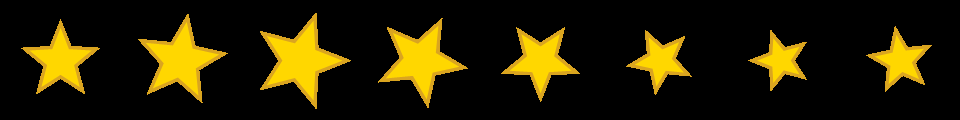
#> input picture src/TrabalhoPraticoGB/assets/stickers/anim_estrela_8x1.png, 960 x 120 px
$ python highgui.py assets/stickers/anim_estrela_8x1.png
#> lines starting #> are read from the running program, lines starting #| are printed output that depends on the picture; after the words box and inside, x2 and y2 are one past the last pixel; in counts of white or black regions, pixels touching at a corner belong together
### src/TrabalhoPraticoGB/processamento.py
"""
Funções compartilhadas por todas as interfaces (app.py, gui.py e highgui.py):
caminhos, seleção de canal e o pipeline de filtros/operações.
"""

import os

import cv2 as cv
import numpy as np

from filtros import FILTROS
from operacoes import OPERACOES

PASTA = os.path.dirname(os.path.abspath(__file__))
PASTA_STICKERS = os.path.join(PASTA, "assets", "stickers")
PASTA_IMAGENS = os.path.join(PASTA, "assets", "imagens")
PASTA_SAIDAS = os.path.join(PASTA, "saidas")

MAX_W, MAX_H = 1100, 720          # tamanho máximo da foto exibida
CANAIS = ["RGB", "Cinza", "R", "G", "B"]
INDICE_CANAL = {"B": 0, "G": 1, "R": 2}  # o OpenCV guarda as cores em BGR


def ler_imagem(caminho, flags=cv.IMREAD_COLOR):
    """
    Lê uma imagem com suporte total a caminhos com acentos / Unicode no Windows.
    O cv.imread padrão falha no Windows quando o caminho possui acentos.
    """
    if not caminho or not os.path.isfile(caminho):
        return None
    try:
        with open(caminho, "rb") as f:
            dados = np.frombuffer(f.read(), dtype=np.uint8)
        return cv.imdecode(dados, flags)
    except Exception as erro:
        print(f"Erro ao ler imagem {caminho}: {erro}")
        return None


# [40 lines left out: functions salvar_imagem, imagem_segunda_padrao, not called in this run]


def carregar_segunda_imagem():
    """Carrega a 2ª imagem das operações aritméticas ou gera a padrão."""
    caminho = os.path.join(PASTA_IMAGENS, "segunda.png")
    img = ler_imagem(caminho)
    if img is None:
        img = imagem_segunda_padrao()
        salvar_imagem(caminho, img)
    return img


def ajustar_tamanho(img, max_w=MAX_W, max_h=MAX_H):
    h, w = img.shape[:2]
    f = min(max_w / w, max_h / h, 1.0)
    if f < 1.0:
        img = cv.resize(img, (int(w * f), int(h * f)), interpolation=cv.INTER_AREA)
    return img


# [11 lines left out: function tela_inicial, not called in this run]


def aplicar_canal(img, canal):
    """Seleciona o que será processado: imagem inteira, cinza ou um canal."""
    if canal == "RGB":
        return img.copy()
    if canal == "Cinza":
        return cv.cvtColor(img, cv.COLOR_BGR2GRAY)
    return img[:, :, INDICE_CANAL[canal]].copy()


# [12 lines left out: function aplicar_passo, not called in this run]


def processar(original, pilha, canal, img2, previa=None):
    """Pipeline completo: seleção de canal -> filtros/operações em sequência."""
    img = aplicar_canal(original, canal)
    for passo in pilha:
        img = aplicar_passo(img, passo, img2, canal)
    if previa is not None:
        img = aplicar_passo(img, previa, img2, canal)
    if img.ndim == 2:   # canal único / cinza: exibe o resultado daquele canal
        img = cv.cvtColor(img, cv.COLOR_GRAY2BGR)
    return img

### src/TrabalhoPraticoGB/stickers.py
"""
Stickers: carregamento de PNGs com canal alfa, sobreposição (alpha blending),
stickers animados por spritesheet e posicionamento automático por detecção
de face (Haar Cascade).
"""

import glob
import os
import time

import cv2 as cv
import numpy as np

from processamento import ler_imagem


class Sticker:
    """Um sticker estático (1 quadro) ou animado (spritesheet horizontal)."""

    def __init__(self, caminho):
        img = ler_imagem(caminho, cv.IMREAD_UNCHANGED)
        if img is None:
            raise ValueError(f"Não foi possível ler o sticker: {caminho}")
        # Garante 4 canais (BGRA) mesmo se a imagem for JPG ou PNG sem alfa
        if img.ndim == 2:
            img = cv.cvtColor(img, cv.COLOR_GRAY2BGRA)
        elif img.ndim == 3:
            if img.shape[2] == 3:
                img = cv.cvtColor(img, cv.COLOR_BGR2BGRA)
            elif img.shape[2] != 4:
                raise ValueError(f"Sticker com número inválido de canais ({img.shape[2]}): {caminho}")
        else:
            raise ValueError(f"Formato de sticker inválido: {caminho}")

        self.nome = os.path.splitext(os.path.basename(caminho))[0]
        self.quadros = [img]
        self.fps = 10
        # Convenção: "anim_<nome>_<colunas>x<linhas>.png" é um spritesheet
        if self.nome.startswith("anim_"):
            try:
                cols, lins = self.nome.rsplit("_", 1)[1].split("x")
                cols, lins = int(cols), int(lins)
                h, w = img.shape[0] // lins, img.shape[1] // cols
                self.quadros = [img[l * h:(l + 1) * h, c * w:(c + 1) * w]
                                for l in range(lins) for c in range(cols)]
            except ValueError:
                pass

        # Padroniza o tamanho base de todos os stickers para ~180px
        # (evita que imagens de 1080p fiquem gigantes e todas fiquem uniformes)
        TAM_BASE = 180
        quadros_norm = []
        for q in self.quadros:
            qh, qw = q.shape[:2]
            maior = max(qh, qw)
            if maior > TAM_BASE:
                f = TAM_BASE / maior
                nw, nh = max(1, int(qw * f)), max(1, int(qh * f))
                q = cv.resize(q, (nw, nh), interpolation=cv.INTER_AREA)
            quadros_norm.append(q)
        self.quadros = quadros_norm

    @property
    def animado(self):
        return len(self.quadros) > 1

    # [6 lines left out: function quadro_atual, not called in this run]


def carregar_stickers(pasta):
    stickers = []
    extensoes = ("*.png", "*.jpg", "*.jpeg", "*.webp")
    caminhos = []
    for ext in extensoes:
        caminhos.extend(glob.glob(os.path.join(pasta, ext)))
    for caminho in sorted(set(caminhos)):
        try:
            stickers.append(Sticker(caminho))
        except Exception as e:
            print("[aviso]", e)
    return stickers


# [27 lines left out: function sobrepor, not called in this run]


class DetectorFace:
    """Detecta rostos com Haar Cascade e posiciona stickers automaticamente."""

    MODOS = [
        "desligado",
        "oculos pixel",
        "orelhas gato preto",
        "bigodes gato",
        "gato preto completo",
        "raiva anime",
    ]

    def __init__(self):
        # Haar Cascades fazem parte do OpenCV 4.x (no 5.x foram removidos do pacote
        # principal); por isso o requirements.txt fixa opencv-python < 5.
        self.ok = False
        if hasattr(cv, "CascadeClassifier"):
            caminho = os.path.join(cv.data.haarcascades, "haarcascade_frontalface_default.xml")
            self.cascade = cv.CascadeClassifier(caminho)
            self.ok = not self.cascade.empty()

    # [52 lines left out: functions detectar, aplicar, not called in this run]

### src/TrabalhoPraticoGB/highgui.py
"""
Processamento Gráfico: Fundamentos - Trabalho do Grau B
Versão alternativa com a HighGUI do OpenCV + teclado/console (duas janelas:
imagem e "Controles"). A versão principal é a de main.py / app.py.

Uso:
    python highgui.py                 # começa numa tela escura: O abre foto, V liga a webcam
    python highgui.py caminho/foto.jpg

Pressione H na janela para ver todos os comandos no console.
"""

import os
import sys
import time
import unicodedata

import cv2 as cv
import numpy as np

from filtros import FILTROS
from operacoes import OPERACOES
from processamento import (CANAIS, PASTA_IMAGENS, PASTA_SAIDAS, PASTA_STICKERS,
                           ajustar_tamanho, processar, tela_inicial, ler_imagem,
                           salvar_imagem, carregar_segunda_imagem)
from stickers import DetectorFace, carregar_stickers, sobrepor

JANELA = "Grau B - Efeitos em Imagens e Video"
CONTROLES = "Controles"

AJUDA = """
==================================  COMANDOS  ==================================
 MODOS
   O ............ abrir foto do disco (Modo Foto)
   V ............ iniciar / parar a webcam (Modo Video)
 FILTROS (podem ser combinados: cada um e aplicado sobre o resultado anterior)
   A / D ........ filtro anterior / proximo  (mostra a descricao no console)
   ESPACO ....... liga/desliga a PREVIA do filtro selecionado
   ENTER ou E ... aplicar o filtro selecionado (entra na pilha de filtros)
   Z ............ desfazer o ultimo filtro/operacao aplicado
   Trackbars .... "Param 1" e "Param 2" ajustam os parametros do filtro
 CANAIS
   C ............ alterna o canal: RGB -> Cinza -> R -> G -> B
 OPERACOES ARITMETICAS COM DUAS IMAGENS
   K ............ proxima operacao (mostra a descricao)
   X ............ aplicar a operacao selecionada com a 2a imagem
   I ............ carregar outra 2a imagem do disco
 STICKERS
   T ............ proximo sticker
   Clique esq ... coloca o sticker selecionado na posicao do mouse
   Clique dir ... remove o ultimo sticker colocado
   + / - ........ aumenta / diminui o sticker (ou trackbar "Escala %")
   F ............ stickers automaticos no rosto (deteccao de face Haar)
 GERAL
   S ............ salvar a imagem / frame atual em saidas/
   R ............ resetar (volta a imagem original)
   U ............ mostrar/esconder o painel de informacoes
   H ............ mostrar esta ajuda
   Q ou ESC ..... sair
================================================================================
"""


def sem_acentos(texto):
    """cv.putText não desenha acentos; removemos para o painel da janela."""
    return unicodedata.normalize("NFKD", texto).encode("ascii", "ignore").decode("ascii")


# [23 lines left out: function escolher_arquivo, not called in this run]


class App:
    def __init__(self, caminho_inicial=None):
        self.modo = "foto"
        self.cap = None
        self.original = None
        self.caminho = ""
        self.pilha = []            # passos aplicados: (tipo, indice, p1, p2)
        self.canal = "RGB"
        self.filtro_sel = 0
        self.op_sel = 2            # começa no blending
        self.previa = False
        self.mostrar_hud = True

        self.stickers = carregar_stickers(PASTA_STICKERS)
#> the loop in carregar_stickers, `for caminho in sorted(set(caminhos)):` made 1 pass
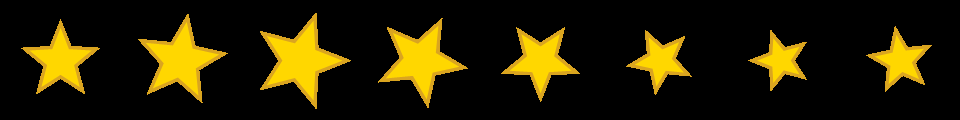
#> input picture src/TrabalhoPraticoGB/assets/stickers/anim_estrela_8x1.png, 960 x 120 px
        self.sticker_por_nome = {s.nome: s for s in self.stickers}
        self.sticker_sel = 0
        self.colocados = []        # (indice_sticker, x, y, escala)
        self.detector = DetectorFace()
        self.modo_face = 0
        self.rostos_cache = None

        self.img2 = carregar_segunda_imagem()
#> call 2 of ler_imagem, with flags = 1
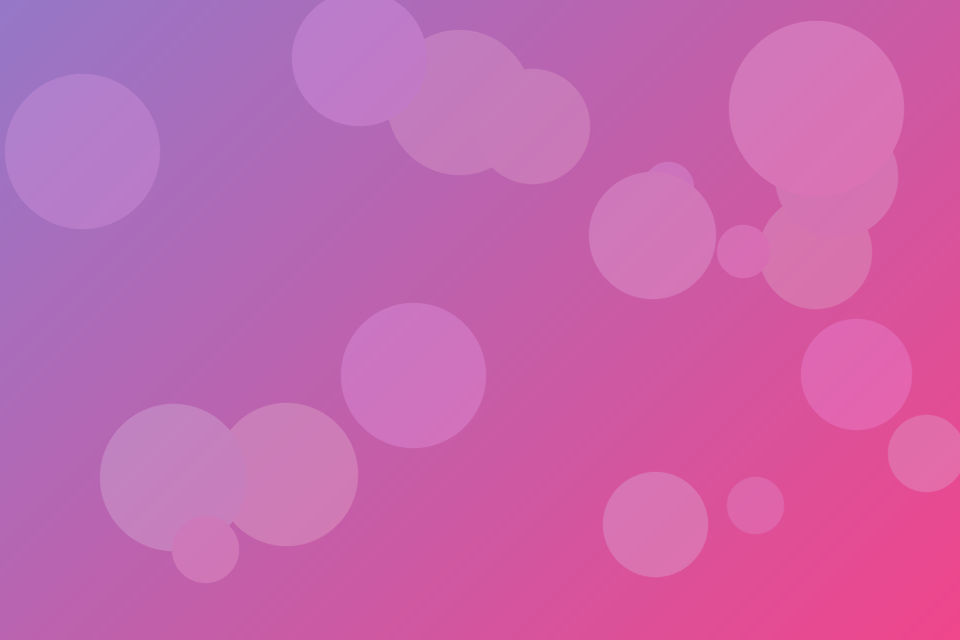
#> input picture src/TrabalhoPraticoGB/assets/imagens/segunda.png, 960 x 640 px
#> in ler_imagem, returned value is the input picture: shape (640, 960, 3); mean B, G, R 174.2, 101.4, 197.8
        self.versao = 0            # muda sempre que a foto original muda (cache)
        self.cache_chave = None
        self.cache_img = None
        self.ultimo_resultado = None
        self.mensagem = ""
        self.mensagem_ate = 0

        cv.namedWindow(JANELA, cv.WINDOW_AUTOSIZE)
        cv.namedWindow(CONTROLES, cv.WINDOW_NORMAL)
        cv.resizeWindow(CONTROLES, 420, 160)
        cv.createTrackbar("Param 1", CONTROLES, 0, 100, lambda v: None)
        cv.createTrackbar("Param 2", CONTROLES, 0, 100, lambda v: None)
        cv.createTrackbar("Escala %", CONTROLES, 100, 300, lambda v: None)
        cv.setMouseCallback(JANELA, self.mouse)

        if not (caminho_inicial and self.carregar_foto(caminho_inicial)):
            self.original = tela_inicial(linhas=("Abra uma foto (tecla O) ou ligue a camera (tecla V)",
                                                 "H mostra a ajuda no console"))
        print(AJUDA)
        self.selecionar_filtro(0)

    # ------------------------------------------------------------------ util
    def avisar(self, texto, segundos=2.5):
        print(">>", texto)
        self.mensagem = sem_acentos(texto)
        self.mensagem_ate = time.time() + segundos

    def params(self):
        return (cv.getTrackbarPos("Param 1", CONTROLES),
                cv.getTrackbarPos("Param 2", CONTROLES))

    def escala_sticker(self):
        return max(10, cv.getTrackbarPos("Escala %", CONTROLES)) / 100.0

    # ----------------------------------------------------------------- modos
    def carregar_foto(self, caminho):
        img = ler_imagem(caminho) if caminho else None
        if img is None:
            self.avisar(f"Nao foi possivel abrir a imagem: {caminho}")
            return False
        self.parar_webcam(manter_frame=False)
        self.original = ajustar_tamanho(img)
        self.versao += 1
        self.caminho = caminho
        self.modo = "foto"
        self.rostos_cache = None
        self.colocados.clear()
        self.avisar(f"Modo Foto: {os.path.basename(caminho)}")
        return True

    # [11 lines left out: function iniciar_webcam, not called in this run]

    def parar_webcam(self, manter_frame=True):
        if self.cap is not None:
            self.cap.release()
            self.cap = None
            self.modo = "foto"
            self.rostos_cache = None
            if manter_frame:
                self.avisar("Webcam parada. O ultimo frame virou a foto atual.")

    # --------------------------------------------------------------- seleção
    def selecionar_filtro(self, indice):
        self.filtro_sel = indice % len(FILTROS)
        f = FILTROS[self.filtro_sel]
        cv.setTrackbarPos("Param 1", CONTROLES, f["p1"])
        cv.setTrackbarPos("Param 2", CONTROLES, f["p2"])
        print(f"\n[FILTRO {self.filtro_sel + 1}/{len(FILTROS)}] {f['nome']}  ({f['tipo']})")
        print(f"  O que faz : {f['descricao']}")
        print(f"  Parametros: {f['params']}")
        print("  -> ESPACO para previa, ENTER para aplicar.")
        self.avisar(f"Filtro: {f['nome']}")

    # [18 lines left out: functions selecionar_operacao, mouse, not called in this run]

    # ------------------------------------------------------------ renderizar
    def resultado(self, quadro):
        """Imagem final (sem o painel): filtros + stickers + face."""
        p1, p2 = self.params()
        previa = ("filtro", self.filtro_sel, p1, p2) if self.previa else None
        chave = (self.versao, tuple(self.pilha), self.canal, previa)
        if self.modo == "foto" and chave == self.cache_chave:
            base = self.cache_img            # evita reprocessar a foto a cada quadro
        else:
            base = processar(quadro, self.pilha, self.canal, self.img2, previa)
            self.cache_chave, self.cache_img = chave, base
        img = base.copy()

        if self.modo_face:
            if self.modo == "video" or self.rostos_cache is None:
                self.rostos_cache = self.detector.detectar(quadro)
            self.detector.aplicar(img, DetectorFace.MODOS[self.modo_face],
                                  self.sticker_por_nome, self.rostos_cache)
        for (i, x, y, esc) in self.colocados:
            sobrepor(img, self.stickers[i].quadro_atual(), x, y, esc)
        return img

    def painel(self, img):
        tela = img.copy()
        if self.mostrar_hud:
            f = FILTROS[self.filtro_sel]
            o = OPERACOES[self.op_sel]
            p1, p2 = self.params()
            st = self.stickers[self.sticker_sel].nome if self.stickers else "-"
            linhas = [
                f"Modo: {self.modo.upper()}   Canal: {self.canal}   Pilha: {len(self.pilha)} passo(s)",
                f"Filtro [A/D]: {f['nome']}  P1={p1} P2={p2}  {'(PREVIA)' if self.previa else ''}",
                f"Operacao [K]: {o['nome']}   Sticker [T]: {st} x{self.escala_sticker():.1f}",
                f"Face [F]: {DetectorFace.MODOS[self.modo_face]}   H = ajuda no console",
            ]
            altura = 22 * len(linhas) + 10
            faixa = tela[:altura].copy()
            cv.rectangle(faixa, (0, 0), (tela.shape[1], altura), (0, 0, 0), -1)
            tela[:altura] = cv.addWeighted(tela[:altura], 0.4, faixa, 0.6, 0)
            for i, t in enumerate(linhas):
                cv.putText(tela, sem_acentos(t), (8, 22 + 22 * i), cv.FONT_HERSHEY_SIMPLEX,
                           0.5, (255, 255, 255), 1, cv.LINE_AA)
        if time.time() < self.mensagem_ate:
            h = tela.shape[0]
            cv.putText(tela, self.mensagem, (10, h - 14), cv.FONT_HERSHEY_SIMPLEX, 0.6,
                       (0, 0, 0), 3, cv.LINE_AA)
            cv.putText(tela, self.mensagem, (10, h - 14), cv.FONT_HERSHEY_SIMPLEX, 0.6,
                       (0, 255, 255), 1, cv.LINE_AA)
        return tela

    # --------------------------------------------------------------- teclado
    # [19 lines left out: functions salvar, resetar, not called in this run]

    def tecla(self, k):
        if k in (27, ord("q")):
            return False
        c = chr(k).lower() if 0 <= k < 256 else ""
        if c == "h":
            print(AJUDA)
        elif c == "o":
            caminho = escolher_arquivo("Abrir foto")
            if caminho:
                self.carregar_foto(caminho)
        elif c == "v":
            if self.modo == "video":
                self.parar_webcam()
            else:
                self.iniciar_webcam()
        elif c == "d":
            self.selecionar_filtro(self.filtro_sel + 1)
        elif c == "a":
            self.selecionar_filtro(self.filtro_sel - 1)
        elif c == " ":
            self.previa = not self.previa
            self.avisar("Previa " + ("ligada" if self.previa else "desligada"))
        elif k in (13, 10) or c == "e":
            p1, p2 = self.params()
            self.pilha.append(("filtro", self.filtro_sel, p1, p2))
            self.previa = False
            self.avisar(f"Aplicado: {FILTROS[self.filtro_sel]['nome']} (P1={p1}, P2={p2})")
        elif c == "z":
            if self.pilha:
                passo = self.pilha.pop()
                nome = (FILTROS if passo[0] == "filtro" else OPERACOES)[passo[1]]["nome"]
                self.avisar(f"Desfeito: {nome}")
        elif c == "c":
            self.canal = CANAIS[(CANAIS.index(self.canal) + 1) % len(CANAIS)]
            self.avisar(f"Canal: {self.canal}")
        elif c == "k":
            self.selecionar_operacao(self.op_sel + 1)
        elif c == "x":
            if self.img2 is None:
                self.avisar("Carregue a 2a imagem com I")
            else:
                p1, _ = self.params()
                self.pilha.append(("op", self.op_sel, p1, 0))
                self.avisar(f"Aplicado: {OPERACOES[self.op_sel]['nome']} (alpha={p1 / 100:.2f})")
        elif c == "i":
            caminho = escolher_arquivo("Abrir 2a imagem")
            img = ler_imagem(caminho) if caminho else None
            if img is not None:
                self.img2 = img
                self.cache_chave = None
                self.avisar(f"2a imagem: {os.path.basename(caminho)}")
        elif c == "t" and self.stickers:
            self.sticker_sel = (self.sticker_sel + 1) % len(self.stickers)
            s = self.stickers[self.sticker_sel]
            self.avisar(f"Sticker: {s.nome}{' (animado)' if s.animado else ''} - clique para colocar")
        elif c in ("+", "="):
            cv.setTrackbarPos("Escala %", CONTROLES, min(300, int(self.escala_sticker() * 100) + 10))
        elif c in ("-", "_"):
            cv.setTrackbarPos("Escala %", CONTROLES, max(10, int(self.escala_sticker() * 100) - 10))
        elif c == "f":
            self.modo_face = (self.modo_face + 1) % len(DetectorFace.MODOS)
            self.rostos_cache = None
            msg = DetectorFace.MODOS[self.modo_face]
            if self.modo_face and not self.detector.ok:
                msg += " (Haar cascade nao encontrado!)"
            self.avisar(f"Stickers no rosto: {msg}")
        elif c == "s":
            self.salvar()
        elif c == "r":
            self.resetar()
        elif c == "u":
            self.mostrar_hud = not self.mostrar_hud
        return True

    # ---------------------------------------------------------- laço principal
    def executar(self):
        while True:
            if self.modo == "video" and self.cap is not None:
                ok, frame = self.cap.read()
                if not ok:
                    self.avisar("Falha ao ler a webcam.")
                    self.parar_webcam()
                else:
                    self.original = cv.flip(frame, 1)   # efeito espelho
                    self.versao += 1
            self.ultimo_resultado = self.resultado(self.original)
            cv.imshow(JANELA, self.painel(self.ultimo_resultado))
#> in painel, `faixa = tela[:altura].copy()`:
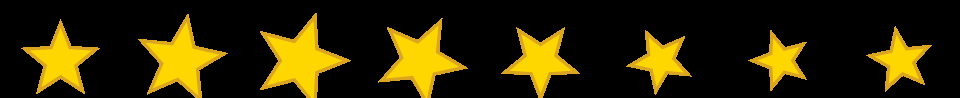
#> faixa: shape (98, 960, 3); mean B, G, R 2.4, 38.6, 47.5
#> in painel, `cv.rectangle(faixa, (0, 0), (tela.shape[1], altura), (0, 0, 0), -1)`: faixa: shape (98, 960, 3); 19.75% of pixels changed, all inside (x1, y1, x2, y2) = (21, 13, 932, 98)
#> in painel, `tela[:altura] = cv.addWeighted(tela[:altura], 0.4, faixa, 0.6, 0)`:
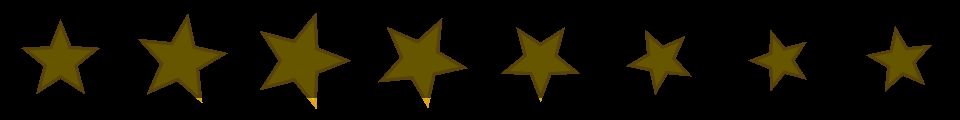
#> tela: shape (120, 960, 3); mean B, G, R 0.8, 12.8, 15.8
#> after the loop in painel, `for i, t in enumerate(linhas):`:
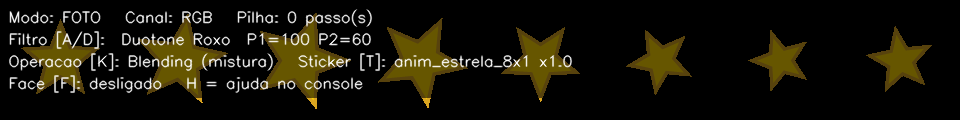
#> tela: shape (120, 960, 3); 8.5% of pixels changed, all inside (x1, y1, x2, y2) = (8, 9, 573, 94)
#> in painel, `cv.putText(tela, self.mensagem, (10, h - 14), cv.FONT_HERSHEY_SIMPLEX,..`: tela: shape (120, 960, 3); 0.04% of pixels changed, all inside (x1, y1, x2, y2) = (36, 91, 203, 103)
#> in painel, `cv.putText(tela, self.mensagem, (10, h - 14), cv.FONT_HERSHEY_SIMPLEX,..`:
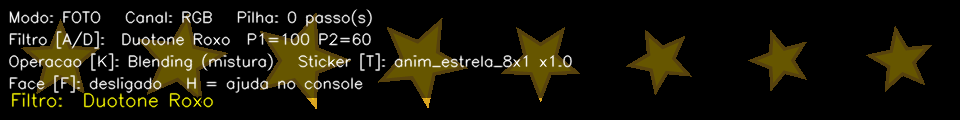
#> tela: shape (120, 960, 3); mean B, G, R 10.1, 22.4, 25.2
            k = cv.waitKey(30)
#> (key q is pressed here)
            if k != -1 and not self.tecla(k & 0xFF if k not in (13, 10) else k):
                break
            if cv.getWindowProperty(JANELA, cv.WND_PROP_VISIBLE) < 1:
                break
        self.parar_webcam(manter_frame=False)
        cv.destroyAllWindows()


if __name__ == "__main__":
    App(sys.argv[1] if len(sys.argv) > 1 else None).executar()
